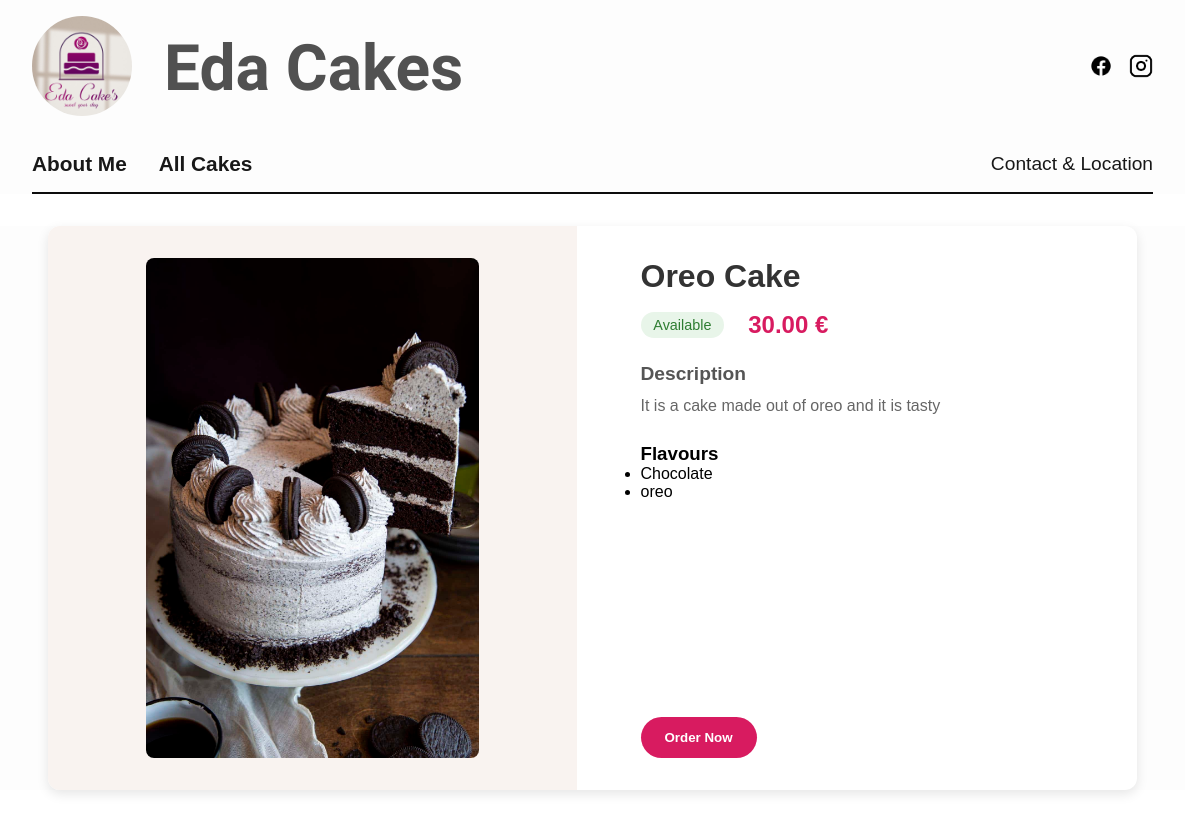
Page /cake/oreo-cake on the committed database.
### main/models.py (models this page shows, shortened)
class CakeModel(models.Model):
      name = models.CharField(max_length=100)
      short_description = models.CharField(max_length=200,  null=True, blank=True)
      description = models.TextField()
      price = models.DecimalField(max_digits=10, decimal_places=2)
      image = models.ImageField(upload_to="cakes_image")
      flavour = models.ManyToManyField(Flavour, related_name="flavour", blank=True)
      is_popular = models.BooleanField(default=False)
      is_available = models.BooleanField(default=True)
      created_at = models.DateTimeField(auto_now_add=True)
      slug = models.SlugField(max_length=100, unique=True, db_index=True)
      class Meta:
        verbose_name = "Cake"  # Singular name in admin
        verbose_name_plural = "Cakes"

class Flavour(models.Model):
      flavour_name = models.CharField(max_length=100, unique=True)
      slug = models.SlugField(max_length=100, unique=True, db_index=True)

### main/views.py (the view)
# urls.py: path('cake/<slug:cake_slug>', views.SingleCakeView.as_view(), name="cake_info" ),
class SingleCakeView(DetailView):
    template_name = "main/view_cake.html"
    model = CakeModel
    slug_field = 'slug'
    slug_url_kwarg = 'cake_slug'
    context_object_name = 'cake'
    def get_context_data(self, **kwargs):
        context = super().get_context_data(**kwargs)
        return context

### main/templates/main/view_cake.html (shortened to what this page needs)
{% extends 'base.html' %}
{% load static %}
{% block css_files %}
  <link rel="stylesheet" href="{% static 'main/cake_view.css' %}" />
{% endblock %}
{% block content %}
<div class="cake-detail-container">
  <div class="cake-detail">
    <div class="cake-image-container">
      <img src="{{cake.image.url}}" alt="{{cake.name}}" class="cake-detail-image">
    </div>
    <div class="cake-detail-info">
      <h1 class="cake-title">{{cake.name}}</h1>
      <div class="cake-meta">
        {% if cake.is_available %}
          <span class="availability available">Available</span>
        {% else %}
          <span class="availability unavailable">Currently Unavailable</span>
        {% endif %}
        <span class="cake-price">{{cake.price}} €</span>
      </div>
      <div class="cake-description">
        <h3>Description</h3>
        <p>{{cake.description}}</p>
      </div>
      {% if cake.flavour.exists %}
      <div class="cake-flavours">
        <h3>Flavours</h3>
        <ul>
        {% for flavour in cake.flavour.all %}
          <li>{{ flavour.flavour_name }}</li>
        {% endfor %}
        </ul>
      </div>
      {% endif %}
      {% if cake.is_available %}
      <div class="cake-actions">
        <button class="order-button">Order Now</button>
      </div>
      {% endif %}
    </div>
  </div>
</div>
{% endblock %}

### static/style.css (style rules this page uses)
* { margin: 0; padding: 0; }

### static/include/header.css (style rules this page uses)
html { box-sizing: border-box; width: 100vw; overflow-x: hidden; }
*, *:before, *:after { box-sizing: inherit; }
body { margin: 0; padding: 0; width: 100%; overflow-y: scroll; font-family: Arial, sans-serif; }
body { padding-right: calc(100vw - 100%); }

### main/static/main/cake_view.css (style rules this page uses)
.cake-detail-container { max-width: 80rem; margin: 2rem auto; padding: 0 1rem; }
.cake-detail { display: flex; flex-direction: column; gap: 2rem; background: #fff; border-radius: 12px; box-shadow: 0 4px 12px rgba(0,0,0,0.1); overflow: hidden; }
@media (min-width: 768px) { .cake-detail { flex-direction: row; } }
.cake-image-container { flex: 1; background: #f9f3f0; display: flex; align-items: center; justify-content: center; padding: 2rem; }
.cake-detail-image { max-width: 100%; height: auto; max-height: 500px; object-fit: contain; border-radius: 8px; }
.cake-detail-info { flex: 1; padding: 2rem; display: flex; flex-direction: column; }
.cake-title { font-size: 2rem; color: #333; margin-bottom: 1rem; }
.cake-meta { display: flex; gap: 1.5rem; align-items: center; margin-bottom: 1.5rem; }
.availability { padding: 0.3rem 0.8rem; border-radius: 20px; font-size: 0.9rem; font-weight: 500; }
.available { background: #e8f5e9; color: #2e7d32; }
.cake-price { font-size: 1.5rem; font-weight: 700; color: #d81b60; }
.cake-description, .cake-ingredients { margin-bottom: 1.5rem; }
.cake-description h3, .cake-ingredients h3 { font-size: 1.2rem; margin-bottom: 0.5rem; color: #555; }
.cake-description p { color: #666; line-height: 1.6; }
.cake-actions { display: flex; gap: 1rem; margin-top: auto; padding-top: 1.5rem; }
.order-button, .wishlist-button { padding: 0.8rem 1.5rem; border: none; border-radius: 30px; font-weight: 600; cursor: pointer; transition: all 0.3s ease; }
.order-button { background: #d81b60; color: white; }

### rows in the picture
CakeModel: image (picture), name "Oreo Cake", price "30.00", description "It is a cake made out of oreo and it is tasty"
Flavour: flavour_name "Chocolate"
Flavour: flavour_name "oreo"
